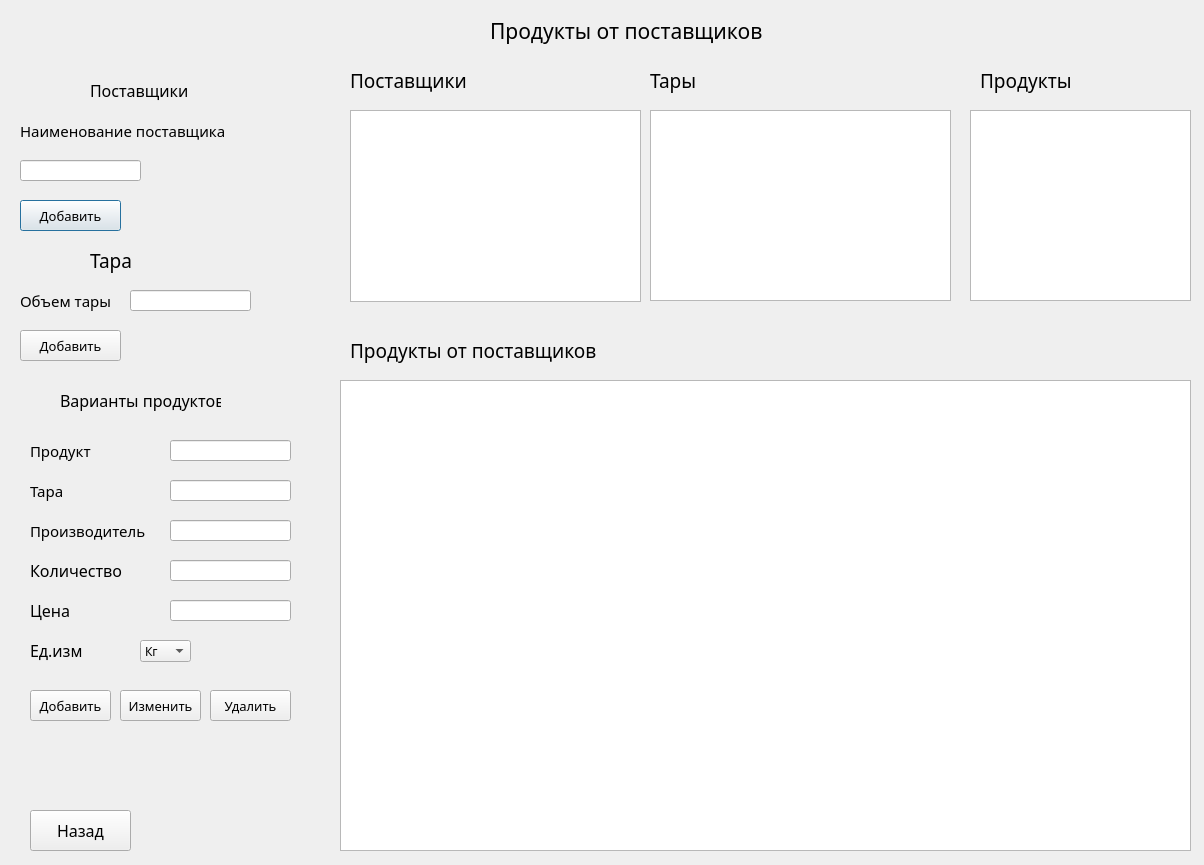
<?xml version="1.0" encoding="UTF-8"?>
<ui version="4.0">
 <class>Dialog</class>
 <widget class="QDialog" name="Dialog">
  <property name="geometry">
   <rect>
    <x>0</x>
    <y>0</y>
    <width>1204</width>
    <height>865</height>
   </rect>
  </property>
  <property name="windowTitle">
   <string>Dialog</string>
  </property>
  <widget class="QLabel" name="label">
   <property name="geometry">
    <rect>
     <x>490</x>
     <y>10</y>
     <width>321</width>
     <height>41</height>
    </rect>
   </property>
   <property name="font">
    <font>
     <family>Segoe UI Semilight</family>
     <pointsize>16</pointsize>
    </font>
   </property>
   <property name="text">
    <string>Продукты от поставщиков</string>
   </property>
  </widget>
  <widget class="QLabel" name="label_2">
   <property name="geometry">
    <rect>
     <x>90</x>
     <y>70</y>
     <width>151</width>
     <height>41</height>
    </rect>
   </property>
   <property name="font">
    <font>
     <family>Segoe UI Semilight</family>
     <pointsize>12</pointsize>
    </font>
   </property>
   <property name="text">
    <string>Поставщики</string>
   </property>
  </widget>
  <widget class="QLabel" name="label_3">
   <property name="geometry">
    <rect>
     <x>20</x>
     <y>110</y>
     <width>261</width>
     <height>41</height>
    </rect>
   </property>
   <property name="font">
    <font>
     <family>Segoe UI Semilight</family>
     <pointsize>11</pointsize>
    </font>
   </property>
   <property name="text">
    <string>Наименование поставщика</string>
   </property>
  </widget>
  <widget class="QLineEdit" name="lineEdit">
   <property name="geometry">
    <rect>
     <x>20</x>
     <y>160</y>
     <width>121</width>
     <height>21</height>
    </rect>
   </property>
   <property name="font">
    <font>
     <family>Segoe UI Semilight</family>
    </font>
   </property>
  </widget>
  <widget class="QTableWidget" name="tableWidget">
   <property name="geometry">
    <rect>
     <x>350</x>
     <y>110</y>
     <width>291</width>
     <height>192</height>
    </rect>
   </property>
  </widget>
  <widget class="QLabel" name="label_4">
   <property name="geometry">
    <rect>
     <x>980</x>
     <y>60</y>
     <width>151</width>
     <height>41</height>
    </rect>
   </property>
   <property name="font">
    <font>
     <family>Segoe UI Semilight</family>
     <pointsize>14</pointsize>
    </font>
   </property>
   <property name="text">
    <string>Продукты</string>
   </property>
  </widget>
  <widget class="QLabel" name="label_5">
   <property name="geometry">
    <rect>
     <x>350</x>
     <y>60</y>
     <width>221</width>
     <height>41</height>
    </rect>
   </property>
   <property name="font">
    <font>
     <family>Segoe UI Semilight</family>
     <pointsize>14</pointsize>
    </font>
   </property>
   <property name="text">
    <string>Поставщики</string>
   </property>
  </widget>
  <widget class="QTableWidget" name="tableWidget_2">
   <property name="geometry">
    <rect>
     <x>970</x>
     <y>110</y>
     <width>221</width>
     <height>191</height>
    </rect>
   </property>
  </widget>
  <widget class="QPushButton" name="pushButton">
   <property name="geometry">
    <rect>
     <x>20</x>
     <y>200</y>
     <width>101</width>
     <height>31</height>
    </rect>
   </property>
   <property name="font">
    <font>
     <family>Segoe UI Semilight</family>
     <pointsize>10</pointsize>
    </font>
   </property>
   <property name="text">
    <string>Добавить</string>
   </property>
  </widget>
  <widget class="QLabel" name="label_6">
   <property name="geometry">
    <rect>
     <x>90</x>
     <y>240</y>
     <width>61</width>
     <height>41</height>
    </rect>
   </property>
   <property name="font">
    <font>
     <family>Segoe UI Semilight</family>
     <pointsize>14</pointsize>
    </font>
   </property>
   <property name="text">
    <string>Тара</string>
   </property>
  </widget>
  <widget class="QLabel" name="label_7">
   <property name="geometry">
    <rect>
     <x>20</x>
     <y>280</y>
     <width>121</width>
     <height>41</height>
    </rect>
   </property>
   <property name="font">
    <font>
     <family>Segoe UI Semilight</family>
     <pointsize>11</pointsize>
    </font>
   </property>
   <property name="text">
    <string>Объем тары</string>
   </property>
  </widget>
  <widget class="QLineEdit" name="lineEdit_2">
   <property name="geometry">
    <rect>
     <x>130</x>
     <y>290</y>
     <width>121</width>
     <height>21</height>
    </rect>
   </property>
   <property name="font">
    <font>
     <family>Segoe UI Semilight</family>
    </font>
   </property>
  </widget>
  <widget class="QPushButton" name="pushButton_2">
   <property name="geometry">
    <rect>
     <x>20</x>
     <y>330</y>
     <width>101</width>
     <height>31</height>
    </rect>
   </property>
   <property name="font">
    <font>
     <family>Segoe UI Semilight</family>
     <pointsize>10</pointsize>
    </font>
   </property>
   <property name="text">
    <string>Добавить</string>
   </property>
  </widget>
  <widget class="QTableWidget" name="tableWidget_3">
   <property name="geometry">
    <rect>
     <x>650</x>
     <y>110</y>
     <width>301</width>
     <height>191</height>
    </rect>
   </property>
  </widget>
  <widget class="QLabel" name="label_8">
   <property name="geometry">
    <rect>
     <x>650</x>
     <y>60</y>
     <width>101</width>
     <height>41</height>
    </rect>
   </property>
   <property name="font">
    <font>
     <family>Segoe UI Semilight</family>
     <pointsize>14</pointsize>
    </font>
   </property>
   <property name="text">
    <string>Тары</string>
   </property>
  </widget>
  <widget class="QPushButton" name="pushButton_3">
   <property name="geometry">
    <rect>
     <x>30</x>
     <y>810</y>
     <width>101</width>
     <height>41</height>
    </rect>
   </property>
   <property name="font">
    <font>
     <family>Segoe UI Semilight</family>
     <pointsize>12</pointsize>
    </font>
   </property>
   <property name="text">
    <string>Назад</string>
   </property>
  </widget>
  <widget class="QLabel" name="label_9">
   <property name="geometry">
    <rect>
     <x>60</x>
     <y>380</y>
     <width>161</width>
     <height>41</height>
    </rect>
   </property>
   <property name="font">
    <font>
     <family>Segoe UI Semilight</family>
     <pointsize>12</pointsize>
    </font>
   </property>
   <property name="text">
    <string>Варианты продуктов</string>
   </property>
  </widget>
  <widget class="QLineEdit" name="lineEdit_3">
   <property name="geometry">
    <rect>
     <x>170</x>
     <y>440</y>
     <width>121</width>
     <height>21</height>
    </rect>
   </property>
   <property name="font">
    <font>
     <family>Segoe UI Semilight</family>
    </font>
   </property>
   <property name="text">
    <string/>
   </property>
  </widget>
  <widget class="QLabel" name="label_10">
   <property name="geometry">
    <rect>
     <x>30</x>
     <y>430</y>
     <width>81</width>
     <height>41</height>
    </rect>
   </property>
   <property name="font">
    <font>
     <family>Segoe UI Semilight</family>
     <pointsize>11</pointsize>
    </font>
   </property>
   <property name="text">
    <string>Продукт</string>
   </property>
  </widget>
  <widget class="QLabel" name="label_11">
   <property name="geometry">
    <rect>
     <x>30</x>
     <y>470</y>
     <width>71</width>
     <height>41</height>
    </rect>
   </property>
   <property name="font">
    <font>
     <family>Segoe UI Semilight</family>
     <pointsize>11</pointsize>
    </font>
   </property>
   <property name="text">
    <string>Тара</string>
   </property>
  </widget>
  <widget class="QLineEdit" name="lineEdit_4">
   <property name="geometry">
    <rect>
     <x>170</x>
     <y>480</y>
     <width>121</width>
     <height>21</height>
    </rect>
   </property>
   <property name="font">
    <font>
     <family>Segoe UI Semilight</family>
    </font>
   </property>
   <property name="text">
    <string/>
   </property>
  </widget>
  <widget class="QLabel" name="label_12">
   <property name="geometry">
    <rect>
     <x>30</x>
     <y>510</y>
     <width>151</width>
     <height>41</height>
    </rect>
   </property>
   <property name="font">
    <font>
     <family>Segoe UI Semilight</family>
     <pointsize>11</pointsize>
    </font>
   </property>
   <property name="text">
    <string>Производитель</string>
   </property>
  </widget>
  <widget class="QLineEdit" name="lineEdit_5">
   <property name="geometry">
    <rect>
     <x>170</x>
     <y>520</y>
     <width>121</width>
     <height>21</height>
    </rect>
   </property>
   <property name="font">
    <font>
     <family>Segoe UI Semilight</family>
    </font>
   </property>
   <property name="text">
    <string/>
   </property>
  </widget>
  <widget class="QLabel" name="label_13">
   <property name="geometry">
    <rect>
     <x>30</x>
     <y>550</y>
     <width>121</width>
     <height>41</height>
    </rect>
   </property>
   <property name="font">
    <font>
     <family>Segoe UI Semilight</family>
     <pointsize>12</pointsize>
    </font>
   </property>
   <property name="text">
    <string>Количество</string>
   </property>
  </widget>
  <widget class="QLineEdit" name="lineEdit_6">
   <property name="geometry">
    <rect>
     <x>170</x>
     <y>560</y>
     <width>121</width>
     <height>21</height>
    </rect>
   </property>
   <property name="font">
    <font>
     <family>Segoe UI Semilight</family>
    </font>
   </property>
   <property name="text">
    <string/>
   </property>
  </widget>
  <widget class="QLabel" name="label_14">
   <property name="geometry">
    <rect>
     <x>30</x>
     <y>590</y>
     <width>121</width>
     <height>41</height>
    </rect>
   </property>
   <property name="font">
    <font>
     <family>Segoe UI Semilight</family>
     <pointsize>12</pointsize>
    </font>
   </property>
   <property name="text">
    <string>Цена</string>
   </property>
  </widget>
  <widget class="QLineEdit" name="lineEdit_7">
   <property name="geometry">
    <rect>
     <x>170</x>
     <y>600</y>
     <width>121</width>
     <height>21</height>
    </rect>
   </property>
   <property name="font">
    <font>
     <family>Segoe UI Semilight</family>
    </font>
   </property>
   <property name="text">
    <string/>
   </property>
  </widget>
  <widget class="QLabel" name="label_15">
   <property name="geometry">
    <rect>
     <x>30</x>
     <y>630</y>
     <width>121</width>
     <height>41</height>
    </rect>
   </property>
   <property name="font">
    <font>
     <family>Segoe UI Semilight</family>
     <pointsize>12</pointsize>
    </font>
   </property>
   <property name="text">
    <string>Ед.изм</string>
   </property>
  </widget>
  <widget class="QComboBox" name="comboBox">
   <property name="geometry">
    <rect>
     <x>140</x>
     <y>640</y>
     <width>51</width>
     <height>22</height>
    </rect>
   </property>
   <property name="font">
    <font>
     <family>Segoe UI Semilight</family>
    </font>
   </property>
   <item>
    <property name="text">
     <string>Кг</string>
    </property>
   </item>
   <item>
    <property name="text">
     <string>литр</string>
    </property>
   </item>
   <item>
    <property name="text">
     <string>шт</string>
    </property>
   </item>
  </widget>
  <widget class="QPushButton" name="pushButton_4">
   <property name="geometry">
    <rect>
     <x>30</x>
     <y>690</y>
     <width>81</width>
     <height>31</height>
    </rect>
   </property>
   <property name="font">
    <font>
     <family>Segoe UI Semilight</family>
     <pointsize>10</pointsize>
    </font>
   </property>
   <property name="text">
    <string>Добавить</string>
   </property>
  </widget>
  <widget class="QTableWidget" name="tableWidget_4">
   <property name="geometry">
    <rect>
     <x>340</x>
     <y>380</y>
     <width>851</width>
     <height>471</height>
    </rect>
   </property>
  </widget>
  <widget class="QLabel" name="label_16">
   <property name="geometry">
    <rect>
     <x>350</x>
     <y>330</y>
     <width>291</width>
     <height>41</height>
    </rect>
   </property>
   <property name="font">
    <font>
     <family>Segoe UI Semilight</family>
     <pointsize>14</pointsize>
    </font>
   </property>
   <property name="text">
    <string>Продукты от поставщиков</string>
   </property>
  </widget>
  <widget class="QPushButton" name="pushButton_5">
   <property name="geometry">
    <rect>
     <x>120</x>
     <y>690</y>
     <width>81</width>
     <height>31</height>
    </rect>
   </property>
   <property name="font">
    <font>
     <family>Segoe UI Semilight</family>
     <pointsize>10</pointsize>
    </font>
   </property>
   <property name="text">
    <string>Изменить</string>
   </property>
  </widget>
  <widget class="QPushButton" name="pushButton_6">
   <property name="geometry">
    <rect>
     <x>210</x>
     <y>690</y>
     <width>81</width>
     <height>31</height>
    </rect>
   </property>
   <property name="font">
    <font>
     <family>Segoe UI Semilight</family>
     <pointsize>10</pointsize>
    </font>
   </property>
   <property name="text">
    <string>Удалить</string>
   </property>
  </widget>
 </widget>
 <resources/>
 <connections/>
</ui>
